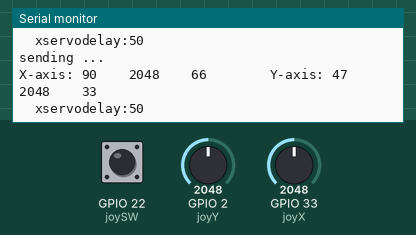
Bench run of a sketch on a simulated ESP32. Shown: the last lines printed to the serial monitor. The inputs (shaded band) are chosen by the test bench; at power-on: GPIO 22 (joySW) HIGH, GPIO 2 (joyY) = 2048, GPIO 33 (joyX) = 2048. No radio packets arrive unless stated.

Above: at 1.2 s.
1.3 s: GPIO 22 (joySW) pulled LOW for 0.45 s
3.2 s: GPIO 2 (joyY) set to 2440
At 3.22 s:
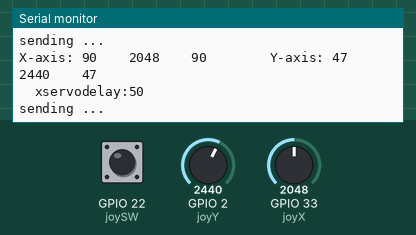
4.7 s: GPIO 33 (joyX) set to 2440
At 4.78 s:
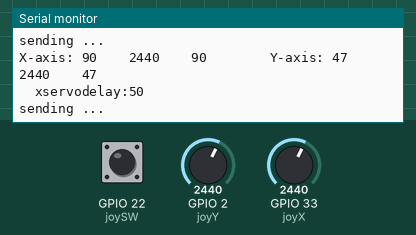
6.2 s: GPIO 22 (joySW) pulled LOW for 1 s
8.7 s: GPIO 2 (joyY) set to 2360
At 8.87 s:
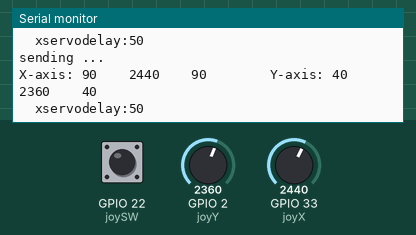
10.2 s: GPIO 33 (joyX) set to 2360
At 10.51 s:
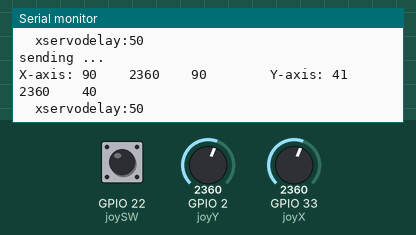
Timing chart, 0 to 12.7 s (numbered marks = the images above; inputs shaded):
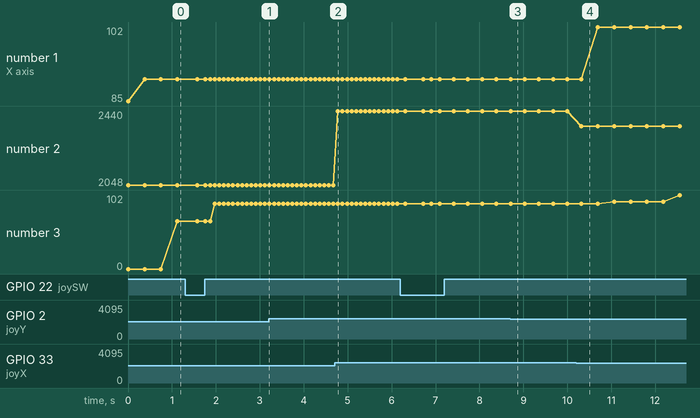

The sketch:

Joystick_NRF24_Transmitter_022819.ino
```cpp
#include  <SPI.h>
//#include  <Wire.h>
//#include "nRF24L01.h"
#include "RF24.h"
#include <Servo.h>

//joystick-----------------------------------
Servo xservo;
Servo yservo;
int joyX = 33;
int joyY = 2;
int joySW = 22;
int SWstatus = 2;
#define samples 4
int xservoVal = 0; int xservoValp = 85; int xservoValA = 0; double xservoReal[samples];
int yservoVal = 0; int yservoValp = 40; int yservoValA = 0; double yservoReal[samples];
int s = 0; int writeflag=1;
int xservoSum = 0; int yservoSum = 0;
int servostate = 2;
int prevstate = 0;
int servoSpeed = 0;
int minValx=5; int maxValx=175;
int minValy=10; int maxValy=85;
int xyservodelay = 50;
int xyservostep = 1;
int servo1delay = 50;     //ms
int servo1step = 2;      //degrees
int servoInterval = 1;

char msg[7];
unsigned long msg_n[28];
unsigned long linktimer;

//RF24(uint16_t _cepin, uint16_t _cspin, uint16_t sck, uint16_t miso, uint16_t mosi)
RF24 radio(21, 5);

//const uint64_t transmit1 = 0xE8E8F0F0E1LL;
const uint64_t transmit1 = 1000;
const uint64_t receiver1 = 1001;

void setup(void) {

  Serial.begin(115200);
  SPI.begin();
  radio.begin();
  radio.setChannel(4);
  radio.setPayloadSize(8);
  radio.setDataRate(RF24_1MBPS);
  radio.printDetails();
  radio.openWritingPipe(receiver1);

 // radio.setPALevel(RF24_PA_LOW);                      //set the power consumption
 // radio.setRetries(15, 15);                           //no clue what this does

  //pinMode(resetPin1, OUTPUT);
  //digitalWrite(resetPin1, HIGH);
  pinMode(joySW, INPUT_PULLUP);
  digitalWrite(joySW, HIGH);


}
void loop(void) {

SWstatus = digitalRead(joySW); //delay(200);
if (SWstatus == LOW and servostate == 0){ delay(80); servostate = 2;  Serial.println(String(SWstatus) +" Switch Status, " + "\t\tServostate:\t" + servostate);}
else if (SWstatus == LOW and servostate == 2 ){ delay(80); servostate = 3; Serial.println(String(SWstatus) +" Switch Status, " + "\t\tServostate:\t" + servostate);}
else if (SWstatus == LOW and servostate == 3 ){ delay(80); servostate = 0; Serial.println(String(SWstatus) +" Switch Status, " + "\t\tServostate:\t" + servostate);}
else if (SWstatus == LOW and servostate == 1 ){ delay(80); servostate = 0; Serial.println(String(SWstatus) +" Switch Status, " + "\t\tServostate:\t" + servostate); }
msg_n[0] = SWstatus;

 //read joystick
 //delay(xyservodelay);
 xservoVal= analogRead(joyX);
 yservoVal= analogRead(joyY);

 if(s<samples){xservoSum += xservoReal[s]; yservoSum += yservoReal[s];s++;}
 if(s>=samples){ xservoValA = int(xservoSum/samples); xservoSum = 0; yservoValA = int(yservoSum/samples); yservoSum = 0; s= 0;}
 xservoReal[s] = xservoValp;
 yservoReal[s] = yservoValp;

 // if((timer%4)==0){
  Serial.print("\n");
  Serial.print("X-axis: ");
  Serial.print(xservoValp); Serial.print("\t\t"); Serial.print(xservoVal); Serial.print("\t\t"); Serial.print(xservoValA);Serial.print("\t\t");
  Serial.print("\t\t");
  Serial.print("Y-axis: ");
  Serial.print(yservoValp);Serial.print("\t\t"); Serial.print(yservoVal); Serial.print("\t\t"); Serial.print(yservoValA);Serial.println("\t\t");
  Serial.print("\n\n  xservodelay:");
  Serial.println(xyservodelay);
 // }
  //------------
  //if(xservoVal == 4095 and yservoVal == 4095){ writeflag = 0;}

  if (servostate == 2){
    int i;

      if ((xservoVal >= 0 and xservoVal <= 2400) or (xservoVal >=3100)) {
        xservoValp = int(map(xservoVal, 0,4095, minValx, maxValx));
       delay(xyservodelay); writeflag = 1;
      //xservoReal[s] = map(xservoValp+5,minValx,maxValx, 0, 4095);
      //xservoValp = i+1;
      msg_n[1] = xservoVal; msg_n[2] = xservoValA;
      }
      if (xservoVal == 4095){
       delay(xyservodelay); writeflag = 1;
      //xservoReal[s] = map(xservoValp-5,minValx,maxValx, 0, 4095);
      //xservoValp = i-1;
      msg_n[1] = xservoVal; msg_n[2] = xservoValA;
      }

    if ((yservoVal>= 0 and yservoVal <= 2700) or (yservoVal>= 2900 and yservoVal <= 4095)) { //and (xservoValp != 0)){
      yservoValp = int(map(yservoVal,4095, 0,minValy, maxValy));
      delay (150); msg_n[3] = yservoVal; msg_n[4] = yservoValp;
      //yservo.write(int((yservoValp+yservoValA)/2)); delay (120);
    }

  msg_n[5] = xservoSum; msg_n[6] = yservoSum;  delay(70);
  }
  //--------------------------------------------------------------------
  Serial.println("sending ...");

    linktimer = millis();
    bool link = radio.write(&linktimer,4); delay (20);
    bool ok = radio.write(&msg_n[0], 2); //delay(100);
    bool ok1 = radio.write(&msg_n[1], 2);// delay(100);
    bool ok2 = radio.write(&msg_n[2], 2);// delay(100);
    bool ok3 = radio.write(&msg_n[3], 2);//delay(100);
    bool ok4 = radio.write(&msg_n[4], 2);// delay(100);
    bool ok5 = radio.write(&msg_n[5], 2);// delay(100);
    bool ok6 = radio.write(&msg_n[6], 2);// delay(100);
    delay(70);

}
```

Measured:
- after the input at 3.2 s, the serial monitor: prints a new line at once (image 1)
- after the input at 4.7 s, the serial monitor: prints a new line after 0.08 s (image 2)
- after the input at 8.7 s, the serial monitor: prints a new line at once (image 3)
- after the input at 10.2 s, the serial monitor: prints a new line after 0.12 s (image 4)
- plotted number 1: 90 → 102 after the input at 10.2 s
- plotted number 3: 90 → 102 after the input at 10.2 s
